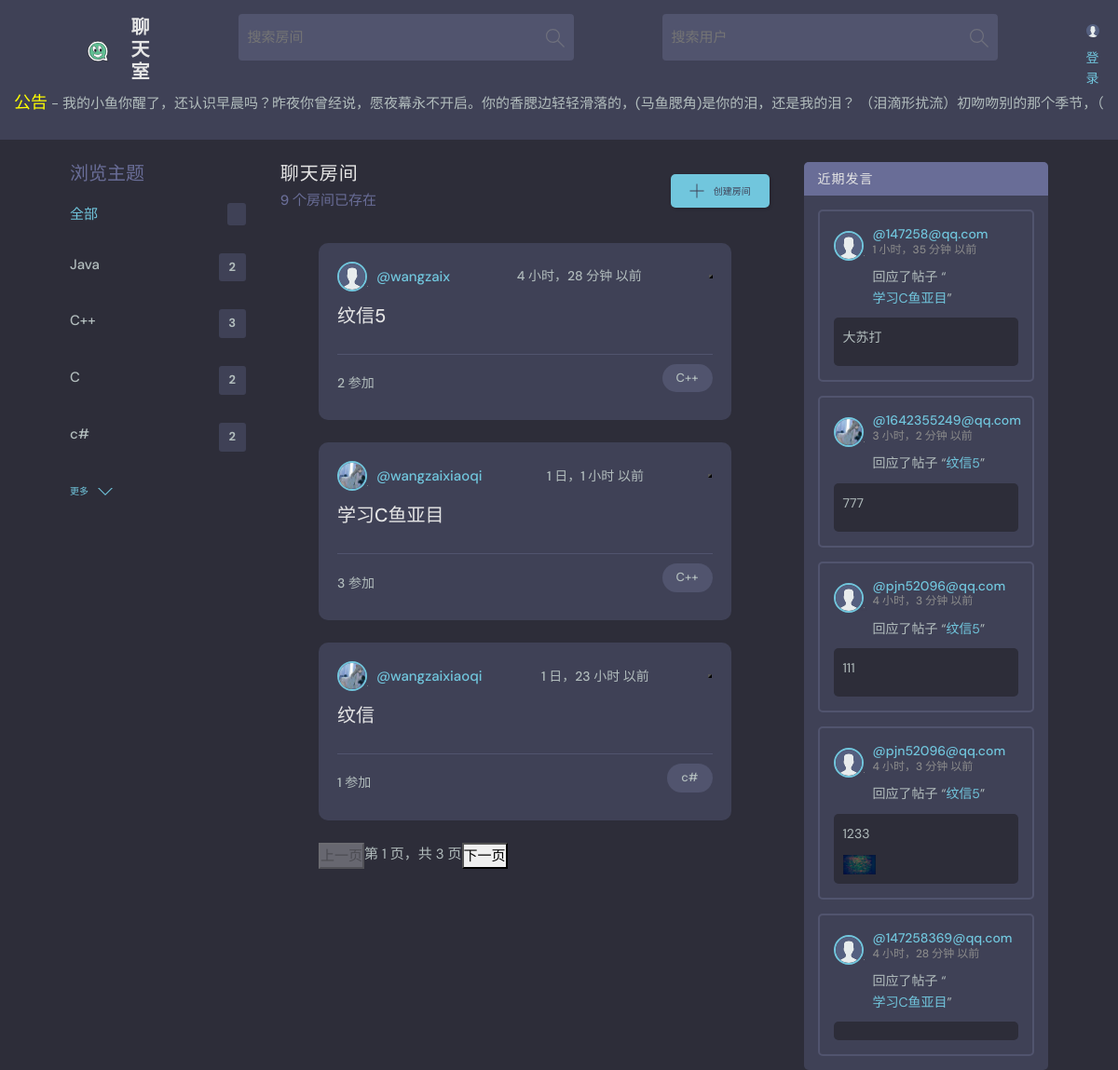
The page / on the database its author committed.
### base/models.py (models this page shows, shortened)
class Announcement(models.Model):
    title = models.CharField(max_length=200, verbose_name='公告标题')  # 公告标题
    content = models.TextField(verbose_name='公告内容')  # 公告内容
    author = models.ForeignKey(User, on_delete=models.CASCADE, verbose_name='公告作者')  # 公告作者
    created_at = models.DateTimeField(auto_now_add=True, verbose_name='创建时间')  # 创建时间
    updated_at = models.DateTimeField(auto_now=True, verbose_name='更新时间')  # 更新时间
    class Meta:
        verbose_name = '公告'
        verbose_name_plural = '公告列表'

class Topic(models.Model):
    name = models.CharField(max_length=200, verbose_name='话题名称')  # 话题名称
    created = models.DateTimeField(auto_now_add=True, verbose_name='创建时间')  # 创建时间
    updated = models.DateTimeField(auto_now=True, verbose_name='更新时间')  # 更新时间
    class Meta:
        verbose_name = '话题'
        verbose_name_plural = '话题列表'

class Room(models.Model):
    host = models.ForeignKey(User, on_delete=models.SET_NULL, null=True, verbose_name='房间主持人')  # 房间主持人
    topic = models.ForeignKey(Topic, on_delete=models.SET_NULL, null=True, verbose_name='房间话题')  # 房间话题
    name = models.CharField(max_length=200, verbose_name='房间名称')  # 房间名称
    description = models.TextField(null=True, blank=True, verbose_name='房间描述')  # 房间描述
    is_disabled = models.BooleanField(default=False)  # 房间禁用标志
    participants = models.ManyToManyField(User, related_name='participants', blank=True, verbose_name='参与者')  # 参与者
    created = models.DateTimeField(auto_now_add=True, verbose_name='创建时间')  # 创建时间
    updated = models.DateTimeField(auto_now=True, verbose_name='更新时间')  # 更新时间
    favorites = models.ManyToManyField(User, related_name='favorite_rooms', blank=True,
                                       verbose_name='收藏的房间')  # 收藏的房间
    encryption_key = models.CharField(max_length=255, blank=True, null=True, verbose_name='加密密钥')  # 加密密钥
    is_encrypted = models.BooleanField(default=False, verbose_name='是否加密')  # 标记房间是否加密
    is_hidden = models.BooleanField(default=False, verbose_name='是否隐藏')  # 新增字段，默认为 False
    class Meta:
        ordering = ['-updated', 'created']  # 按更新时间和创建时间排序
        verbose_name = '房间'
        verbose_name_plural = '房间列表'
    def __str__(self):
        return self.name

class User(AbstractUser):
    name = models.CharField(max_length=200, null=True, verbose_name='姓名')
    email = models.EmailField(unique=True, null=True, verbose_name='邮箱')  # 确保邮箱唯一
    bio = models.TextField(null=True, verbose_name='个人简介')
    favorites_rooms = models.ManyToManyField('Room', related_name='favorited_by', blank=True,
                                             verbose_name='收藏的房间')  # 用户收藏的房间
    avatar = models.ImageField(null=True, default='avatar.svg', verbose_name='头像')  # 默认头像
    score = models.IntegerField(default=0, verbose_name='积分')  # 用户积分
    created = models.DateTimeField(auto_now_add=True, verbose_name='创建时间')  # 创建时间
    updated = models.DateTimeField(auto_now=True, verbose_name='更新时间')  # 更新时间
    USERNAME_FIELD = 'email'  # 设置用户名字段为邮箱
    REQUIRED_FIELDS = []  # 创建用户时不需要额外字段
    is_muted = models.BooleanField(default=False, verbose_name='是否静音')
    mute_reason = models.CharField(max_length=255, blank=True, null=True, verbose_name='静音原因')
    mute_until = models.DateTimeField(blank=True, null=True, verbose_name='静音至')
    class Meta:
        verbose_name = '用户'
        verbose_name_plural = '用户列表'
    def __str__(self):
        return self.email  # 返回用户邮箱

class Message(models.Model):
    user = models.ForeignKey(User, on_delete=models.CASCADE, verbose_name='发送用户')  # 发送消息的用户
    room = models.ForeignKey(Room, on_delete=models.CASCADE, verbose_name='所在房间')  # 消息所在的房间
    body = models.TextField(verbose_name='消息内容')  # 消息内容
    image = models.ImageField(upload_to='images/', blank=True, null=True, verbose_name='附加图片')  # 附加图片
    video = models.FileField(upload_to='videos/', blank=True, null=True, verbose_name='附加视频')  # 附加视频
    created = models.DateTimeField(auto_now_add=True, verbose_name='创建时间')  # 创建时间
    updated = models.DateTimeField(auto_now=True, verbose_name='更新时间')  # 更新时间
    likes = models.ManyToManyField(User, related_name='liked_messages', blank=True, verbose_name='点赞用户')  # 点赞的用户
    encrypted_body = models.TextField(blank=True, null=True, verbose_name='加密消息内容')  # 存储加密后的消息内容
    class Meta:
        ordering = ['-updated', 'created']  # 按更新时间和创建时间排序
        verbose_name = '消息'
        verbose_name_plural = '消息列表'

### base/views.py (the view)
# urls.py: path('', views.home, name="home"),
def home(request):
    q = request.GET.get('q') if request.GET.get('q') != None else ''
    print(q)
    rooms = Room.objects.filter(
        Q(topic__name__icontains=q) |
        Q(name__icontains=q) |
        Q(description__icontains=q)
    )
    announcements = Announcement.objects.all().order_by('-created_at')[:5]
    topics = Topic.objects.all()[0:5]
    room_count = rooms.count()
    room_messages = Message.objects.filter(Q(room__topic__name__icontains=q))[0:5]
    context = {'rooms': rooms, 'topics': topics,
               'room_count': room_count, 'room_messages': room_messages, 'announcements': announcements}
    return render(request, 'base/home.html', context)

### base/templates/base/home.html (shortened to what this page needs)
{%extends 'main.html'%}
{%block content%}
    <main class="layout layout--3">
      <div class="container">
        {%include 'base/topics_component.html'%}
        <div class="roomList">
          <div class="roomList__header">
            <div>
              <h2>聊天房间</h2>
              <p>{{room_count}} 个房间已存在</p>
            </div>
            <a class="btn btn--main" href="{%url 'create-room'%}">
              <svg version="1.1" xmlns="http://www.w3.org/2000/svg" width="32" height="32" viewBox="0 0 32 32">
                <title>add</title>
                <path
                  d="M16.943 0.943h-1.885v14.115h-14.115v1.885h14.115v14.115h1.885v-14.115h14.115v-1.885h-14.115v-14.115z"
                ></path>
              </svg>
             创建房间
            </a>
          </div>
         {%include 'base/feed_component.html'%}
        </div>
         {%include 'base/activity_component.html'%}
      </div>
    </main>
{%endblock content%}

### templates/navbar.html (shortened to what this page needs)
{% load static %}
<header class="header header--loggedIn">
    <div class="container">
        <a href="{% url 'home' %}" class="header__logo">
            <img src="{% static 'images/logo.svg' %}" alt="Logo"/>
            <h1>聊天室</h1>
        </a>
        <form class="header__search" method="GET" action="{% url 'home' %}">
            <label>
                <input name="q" placeholder="搜索房间"/>
                <button type="submit" style="  opacity: 0.5; background-color: #51546E;   border: none;">
                </button>
            </label>
        </form>
        <form class="header__search" method="GET" action="{% url 'search-user' %}">
            <label>
                <input name="user" id="userSearch" placeholder="搜索用户"/>
                <button type="submit" id="searchUserButton"
                        style="  opacity: 0.5; background-color: #51546E;   border: none;">
                </button>
            </label>
        </form>
        <nav class="header__menu">
            {% if request.user.is_authenticated %}
            <div class="header__user">
                <a href="{% url 'user-profile' request.user.id %}">
                    <div class="avatar avatar--medium active">
                        <img src="{{ request.user.avatar.url }}" alt="{{ request.user.username }} 的头像"/>
                    </div>
                    <p>{{ request.user.username }}<span>@{{ request.user.username }}</span></p>
                </a>
                <button class="dropdown-button" onclick="toggleDropdown()">
                    <svg xmlns="http://www.w3.org/2000/svg" width="32" height="32" viewBox="0 0 32 32">
                        <path d="M16 21l-13-13h-3l16 16 16-16h-3l-13 13z"></path>
                    </svg>
                </button>
            </div>
            <div class="dropdown-menu" id="dropdownMenu" style="display: none;">
                {% if request.user.is_staff %}
                <a href="{% url 'announcement_list' %}" class="dropdown-link">公告</a>
                {% endif %}
                <a href="{% url 'update-user' %}" class="dropdown-link">个人编辑</a>
                <a href="{% url 'notifications' %}" class="notification-button">通知</a>
                <a href="{% url 'game' %}" class="dropdown-link">娱乐</a>
                {% if request.user.is_staff %}
                <a href="{% url 'admin:index' %}" class="dropdown-link">管理员</a>
                {% endif %}
                <a href="{% url 'logout' %}" class="dropdown-link">退出登录</a>
            </div>
            {% else %}
            <div>
                <a href="{% url 'login' %}">
                    <img src="{% static 'images/avatar.svg' %}" alt="用户登录"/>
                </a>
                <a href="{% url 'login' %}"><span>登录</span></a>
            </div>
            {% endif %}
        </nav>
    </div>
    <div id="announcements">
        <div class="announcements-content">
            {% for announcement in announcements %}
            <div class="announcement">
                <p>
                    <span style="font-size: large; color: yellow">{{ announcement.title }}</span> -
                    {{ announcement.content }} -
                </p>
            </div>
            {% endfor %}
        </div>
    </div>
</header>

### base/templates/base/topics_component.html
<div class="topics">
    <div class="topics__header">
        <h2>浏览主题</h2>
    </div>
    <ul class="topics__list">
        <li>
            <a href="{% url 'home' %}" class="active">全部 <span>{{ topic.count }}</span></a>
        </li>
        {% for topic in topics %}
            <li>
                <a href="{% url 'home' %}?q={{ topic.name|urlencode }}">{{ topic.name }}<span>{{ topic.room_set.all.count }}</span></a>
            </li>
        {% endfor %}
    </ul>
    <a class="btn btn--link" href="{% url 'topics' %}">
        更多
        <svg version="1.1" xmlns="http://www.w3.org/2000/svg" width="32" height="32" viewBox="0 0 32 32">
            <title>chevron-down</title>
            <path d="M16 21l-13-13h-3l16 16 16-16h-3l-13 13z"></path>
        </svg>
    </a>
</div>

### base/templates/base/feed_component.html (shortened to what this page needs)
<div class="container">
    <head>
    </head>
    <div id="roomList" class="roomList">
        {% for room in rooms %}
            <div class="roomListRoom">
                <div class="roomListRoom__header">
                    <a href="{% url 'user-profile' room.host.id %}" class="roomListRoom__author">
                        <div class="avatar avatar--small">
                            <img src="{{ room.host.avatar.url }}" alt="{{ room.host.username }} 的头像"/>
                        </div>
                        <span>@{{ room.host.username }}</span>
                    </a>
                    <div class="roomListRoom__actions">
                        <span>{{ room.created|timesince }} 以前</span>
                    </div>
                {% if request.user.is_authenticated and not room.is_disabled %}
                    <button id="favorite-button-{{ room.id }}"
                            class="{% if user in room.favorites.all %}button-favorited{% else %}button-not-favorited{% endif %}"
                            onclick="toggleFavorite({{ room.id }})">
                        {% if user in room.favorites.all %}
                            ⭐已收藏
                        {% else %}
                            ❌可收藏
                        {% endif %}
                    </button>
                {% else %}
                    <button></button>
                {% endif %}
                </div>
                <div class="roomListRoom__content">
                  {% if room.is_disabled %}
                        {% if request.user == room.host or request.user.is_superuser %}
                            <a href="{% url 'room' room.id %}">{{ room.name }}</a>
                            <span style="color: red;">此房间已被禁用，请联系管理员</span>
                        {% else %}
                            <span style="color: gray;">此房间已被禁用，无法查看。</span>
                        {% endif %}
                    {% else %}
                        <a href="{% url 'room' room.id %}">{{ room.name }}</a>
                    {% endif %}
                </div>
                <div class="roomListRoom__meta">
                    <a href="{% url 'room' room.id %}" class="roomListRoom__joined">
                        {{ room.participants.all.count }} 参加
                    </a>
                    <p class="roomListRoom__topic">{{ room.topic.name }}</p>
                </div>
            </div>
        {% empty %}
            <div class="no-rooms">
                <p>没有房间哦!</p>
            </div>
        {% endfor %}
    </div>
    {% if rooms %}
        <div class="pagination">
            <button id="prevPage" onclick="changePage(-1)">上一页</button>
            <span id="pageInfo"></span>
            <button id="nextPage" onclick="changePage(1)">下一页</button>
        </div>
    {% endif %}
</div>

### base/templates/base/activity_component.html (shortened to what this page needs)
<div class="activities">
    <div class="activities__header">
        <h2>近期发言</h2>
    </div>
    {% for message in room_messages %}
        <div class="activities__box">
            <div class="activities__boxHeader roomListRoom__header">
                <a href="{% url 'user-profile' message.user.id %}" class="roomListRoom__author">
                    <div class="avatar avatar--small">
                        <img src="{{ message.user.avatar.url }}" alt="{{ message.user.username }} 的头像"/>
                    </div>
                    <p>
                        @{{ message.user }}
                        <span>{{ message.created|timesince }} 以前</span>
                    </p>
                </a>
            </div>
            <div class="activities__boxContent">
                <p>回应了帖子 “<a href="{% url 'room' message.room.id %}">{{ message.room }}</a>”</p>
                <div class="activities__boxRoomContent">
                    {% if message.body %}
                        <p>{{ message.body }}</p>
                    {% endif %}
                    {% if message.image %}
                        <img src="{{ message.image.url }}" alt="Message Image" class="message-image"
                             style="max-width: 20%; height: auto;"/>
                    {% endif %}
                </div>
            </div>
        </div>
    {% endfor %}
</div>

### templates/navbar.html (style rules this page uses)
#announcements { overflow: hidden; white-space: nowrap; }
.announcements-content { display: inline-block; white-space: nowrap; }
.announcement { display: inline-block; margin-right: 20px; }

### base/templates/base/feed_component.html (style rules this page uses)
.pagination { text-align: center; margin-top: 20px; }

### rows shown on the page
Announcement: title "公告", content "我的小鱼你醒了，还认识早晨吗？昨夜你曾经说，愿夜幕永不开启。你的香腮边轻轻滑落的，(马鱼腮角)是你的泪，还是我的泪？…"
Topic: name "Java", room_set.all.count "2"
Topic: name "C++", room_set.all.count "3"
Topic: name "C", room_set.all.count "2"
Topic: name "c#", room_set.all.count "2"
Room: host.avatar (placeholder picture), host.username "wangzaix", created "4 小时，28 分钟", name "纹信5", participants.all.count "2", topic.name "C++"
Room: host.avatar (picture), host.username "wangzaixiaoqi", created "1 日，1 小时", name "学习C鱼亚目", participants.all.count "3", topic.name "C++"
Room: host.avatar (picture), host.username "wangzaixiaoqi", created "1 日，23 小时", name "纹信", participants.all.count "1", topic.name "c#"
Message: user.avatar (placeholder picture), user "147258@qq.com", created "1 小时，35 分钟", room "学习C鱼亚目", body "大苏打"
Message: user.avatar (picture), user "1642355249@qq.com", created "3 小时，2 分钟", room "纹信5", body "777"
Message: user.avatar (placeholder picture), user "pjn52096@qq.com", created "4 小时，3 分钟", room "纹信5", body "111"
Message: user.avatar (placeholder picture), user "pjn52096@qq.com", created "4 小时，3 分钟", room "纹信5", body "1233", image (picture)
Message: user.avatar (placeholder picture), user "147258369@qq.com", created "4 小时，28 分钟", room "学习C鱼亚目"

### other values the page prints
{{ room_count }} "9"
